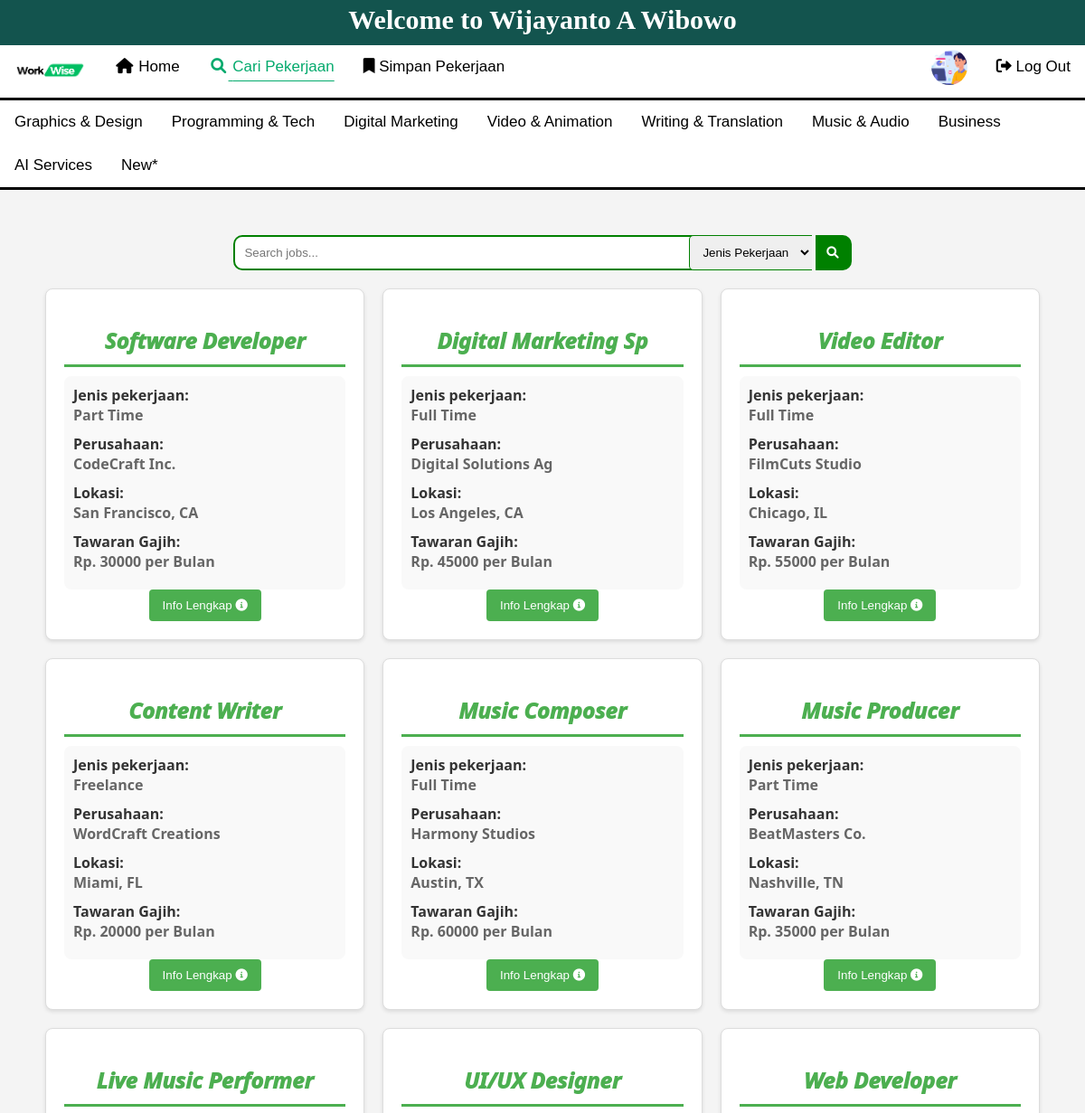
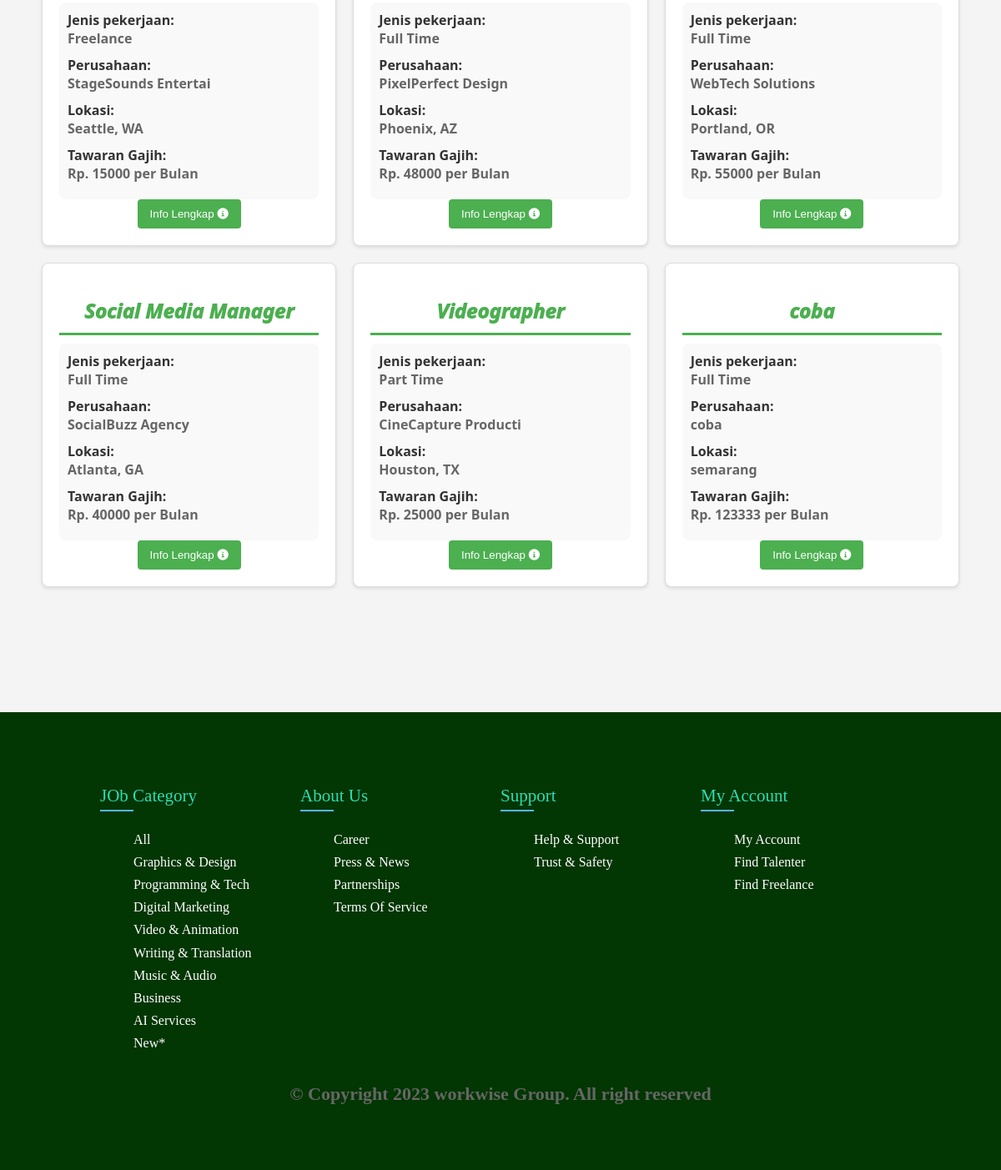
Screenshot of /WorkWise/user/user.php (signed in) with the database file from the repository (2 pictures, top to bottom).
### tables this page shows
CREATE TABLE `jobtable` (
  `jobId` int(10) NOT NULL,
  `userId` int(11) NOT NULL,
  `category` varchar(32) NOT NULL,
  `title` varchar(20) NOT NULL,
  `jobType` varchar(10) NOT NULL,
  `company` varchar(20) NOT NULL,
  `location` varchar(32) NOT NULL,
  `price` int(10) NOT NULL,
  `exitDay` date NOT NULL,
  `responsibilities` varchar(120) NOT NULL,
  `requirements` varchar(200) NOT NULL,
  `payment` int(11) NOT NULL
);

### WorkWise/user/user.php (the view, shortened to what this page needs)
<?php include("../conn.php"); ?>
<?php
$note = "";
if (isset($_GET["search"]) || isset($_GET["filter"])) {
    $search1 = $_GET["search"];
    $filter = $_GET["filter"];
    $search = mysqli_real_escape_string($conn, $search1);
    if (!empty($search)) {
        if ($filter == "All Type") {
            $sql = "SELECT * FROM jobtable WHERE (title LIKE '%$search%' OR company LIKE '%$search%' OR location LIKE '%$search%' OR price LIKE '%$search%' OR exitDay LIKE '%$search%')";
            $result = mysqli_query($conn, $sql);
            if ($result == false) {
            }
        } else if ($filter == "Full Time" || $filter == "Part Time") {
            $sql = "SELECT * FROM jobtable WHERE (title LIKE '%$search%' OR company LIKE '%$search%' OR location LIKE '%$search%' OR price LIKE '%$search%' OR exitDay LIKE '%$search%') AND jobType = '$filter'";
            $result = mysqli_query($conn, $sql);
            if ($result == false) {
            }
        } else {
        }
    } else {
        if ($filter == "Full Time" || $filter == "Part Time") {
            $sql = "SELECT * FROM jobtable WHERE jobType = '$filter'";
            $result = mysqli_query($conn, $sql);
            if ($result == false) {
                $note = "Data not found.";
            }
        } else {
            $sql = "SELECT * FROM jobtable ";
        }
    }
} else {
    $sql = "SELECT * FROM jobtable ";
}
$result = mysqli_query($conn, $sql);
?>
<!DOCTYPE html>
<html lang="en">
<head>
    <link rel="stylesheet" href="https://cdnjs.cloudflare.com/ajax/libs/font-awesome/4.7.0/css/font-awesome.min.css">
    <link rel="stylesheet" href=".././CSS/job_list.css">
    <link rel="stylesheet" href="https://cdnjs.cloudflare.com/ajax/libs/font-awesome/6.0.0/css/all.min.css">
</head>
<body>
    <?php include_once("login_header.php"); ?>
    <?php include_once("login_navbar.php"); ?>
    <?php include_once("login_ctg_bar.php"); ?>
    <form action="user.php" method="get">
        <div class="searchbar">
            <input id="fsearch" type="search" name="search" placeholder="<?php if (isset($_GET["search"])) {
                                                                                echo $_GET["search"];
                                                                            } else {
                                                                                echo "Search jobs...";
                                                                            } ?>">
            <select name="filter" id="idcheck ">
                <option value="All Type">Jenis Pekerjaan</option>
            </select>
            <button type="submit" name="submit"><i class="fa fa-fw fa-search"></i></button>
        </div>
    </form>
    <div class="job_listings">
        <div class="job_row">
            <?php
            if ($result && mysqli_num_rows($result) > 0) {
                while ($row = mysqli_fetch_assoc($result)) {
            ?>
                    <div class="job">
                        <h2>
                            <?php echo $row["title"]; ?>
                        </h2>
                        <div class="job_details">
                            <h4>Jenis pekerjaan:</h4>
                            <p>
                                <?php echo $row['jobType']; ?>
                            </p>
                            <h4>Perusahaan:</h4>
                            <p>
                                <?php echo $row['company']; ?>
                            </p>
                            <h4>Lokasi:</h4>
                            <p>
                                <?php echo $row['location']; ?>
                            </p>
                            <h4>Tawaran Gajih:</h4>
                            <p>Rp.
                                <?php echo $row['price']; ?> per Bulan
                            </p>
                        </div>
                        <center>
                            <form action="more_details.php" method="get">
                                <button class="apply-btn" type="submit" name="apply">
                                    Info Lengkap <i class="fas fa-info-circle"></i>
                                </button>
                            </form>
                        </center>
                    </div>
                <?php
                }
                ?>
        </div>
    </div>
<?php
            }
?>
<?php if ($note != 'Data not found.') {
    include_once('login_footer.php');
}

### WorkWise/CSS/job_list.css (style rules this page uses)
body { margin: 0; padding: 0; background-color: #f4f4f4; }
.searchbar { width: 100%; text-align: center; justify-content: center; }
input , button,select { margin-top: 50px; padding: 10px; border-style: solid; border-color: green; }
.searchbar input { width: 50%; border-top-left-radius: 10px; border-bottom-left-radius: 10px; border-right-style: none; }
.searchbar button { border-top-right-radius: 10px; border-bottom-right-radius: 10px; border-left-style: none; background-color: green; margin-left: 0; }
select { border-radius: 5px; border-top-right-radius: 0; border-bottom-right-radius: 0; border-style: solid; border-right-style: none; margin-left: -100px; position: sticky; }
button i { color: white; }
.job_listings { font-family: 'Segoe UI', Tahoma, Geneva, Verdana, sans-serif; max-width: 1100px; margin: 20px auto; }
.job_row { display: grid; grid-template-columns: repeat(3, 1fr); gap: 20px; }
.job { border: 1px solid #ddd; background-color: #fff; padding: 20px; border-radius: 8px; box-shadow: 0 2px 4px rgba(0, 0, 0, 0.1); transition: transform 0.3s ease-in-out; }
h2 { text-align: center; font-style: italic; font-weight: 1000; margin-bottom: 10px; color: #4CAF50; padding-bottom: 10px; border-bottom-style: solid; }
p { color: #666; font-weight: 600; margin-bottom: 8px; padding-bottom: 10px; }
.job_details { background-color: #f9f9f9; padding: 10px; border-radius: 8px; }
.job_details h4 { margin: 0; color: #333; }
.job_details p { margin: 0; color: #666; }
.apply-btn { margin: 0; background-color: #4CAF50; color: #fff; padding: 10px 15px; border: none; border-radius: 4px; cursor: pointer; transition: background-color 0.3s ease-in-out; }

### WorkWise/user/login_header.php (style rules this page uses)
body { margin: 0; }

### rows the page displays
jobtable: title "Software Developer", jobType "Part Time", company "CodeCraft Inc.", location "San Francisco, CA", price "30000"
jobtable: title "Digital Marketing Sp", jobType "Full Time", company "Digital Solutions Ag", location "Los Angeles, CA", price "45000"
jobtable: title "Video Editor", jobType "Full Time", company "FilmCuts Studio", location "Chicago, IL", price "55000"
jobtable: title "Content Writer", jobType "Freelance", company "WordCraft Creations", location "Miami, FL", price "20000"
jobtable: title "Music Composer", jobType "Full Time", company "Harmony Studios", location "Austin, TX", price "60000"
jobtable: title "Music Producer", jobType "Part Time", company "BeatMasters Co.", location "Nashville, TN", price "35000"
jobtable: title "Live Music Performer", jobType "Freelance", company "StageSounds Entertai", location "Seattle, WA", price "15000"
jobtable: title "UI/UX Designer", jobType "Full Time", company "PixelPerfect Design", location "Phoenix, AZ", price "48000"
jobtable: title "Web Developer", jobType "Full Time", company "WebTech Solutions", location "Portland, OR", price "55000"
jobtable: title "Social Media Manager", jobType "Full Time", company "SocialBuzz Agency", location "Atlanta, GA", price "40000"
jobtable: title "Videographer", jobType "Part Time", company "CineCapture Producti", location "Houston, TX", price "25000"
jobtable: title "coba", jobType "Full Time", company "coba", location "semarang", price "123333"
